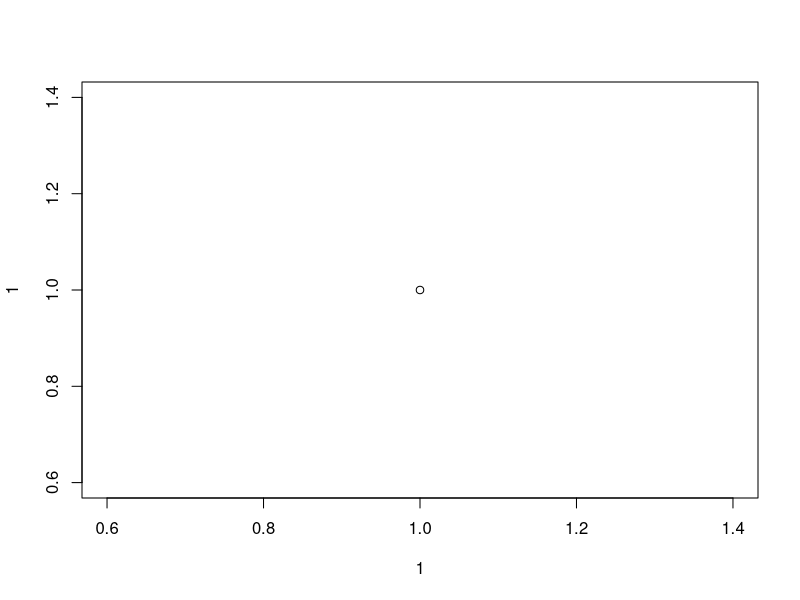
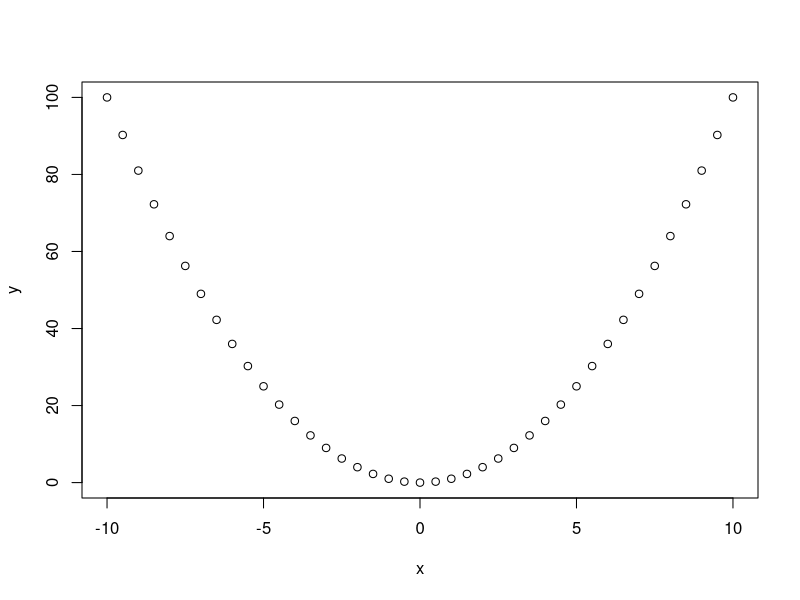
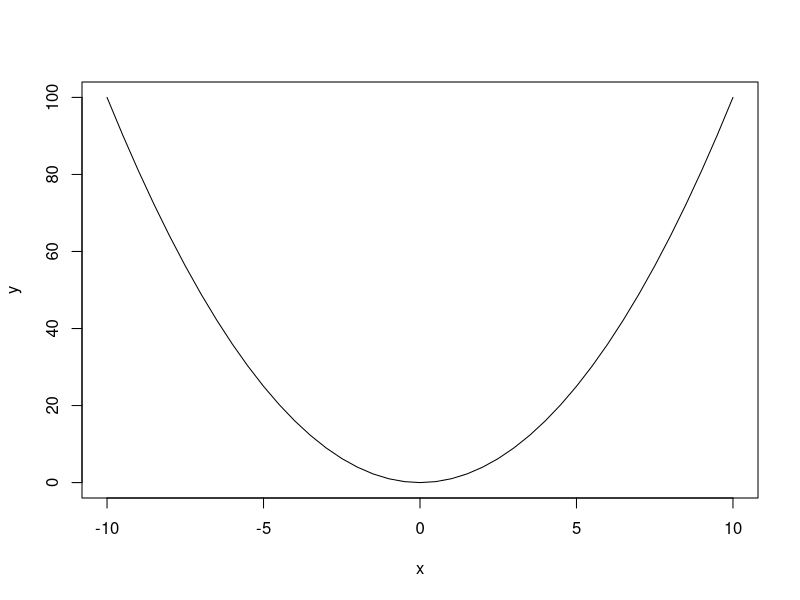
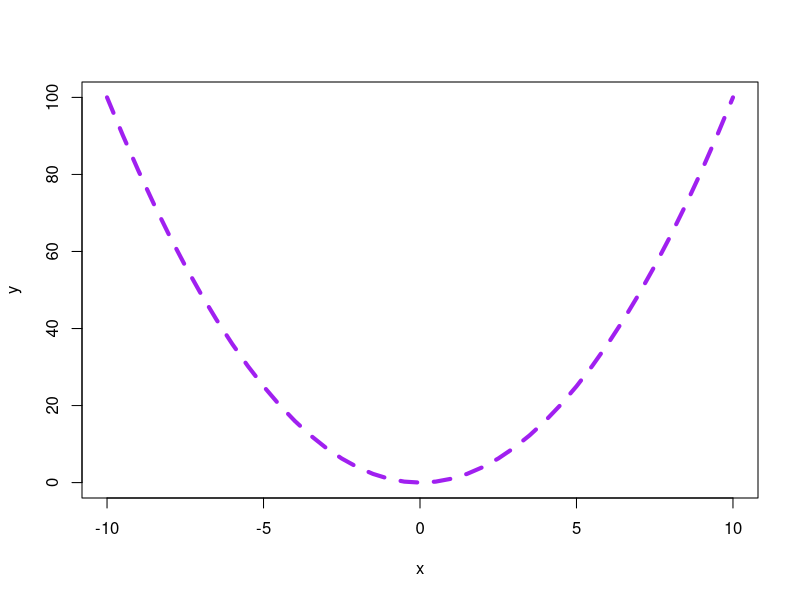
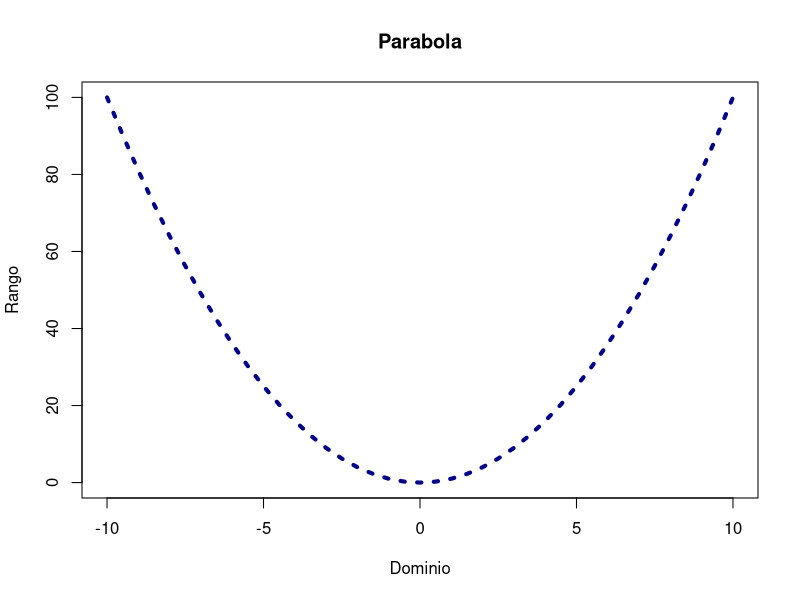

Source code (R) for these figures, in order:
## ---- chunk 1
10:1
5:10
## ---- chunk 2
  c(1, 10, 20)
  1:5
  example("mean")
## ---- chunk 3
plot(1, 1)
## ---- chunk 4
x <- seq(-10, 10, by = 0.5)
y <- x ^ 2
plot(x, y)
## ---- chunk 5
x <- seq(-10, 10, by = 0.5)
y <- x ^ 2
plot(x, y, type = "l")
## ---- chunk 6
x <- seq(-10, 10, by = 0.5)
y <- x ^ 2
plot(x, y, type = "l", lwd = 4, lty = 2, col = "purple")
## ---- chunk 7
x <- seq(-10, 10, by = 0.5)
y <- x ^ 2
plot(x, y, type = "l", lwd = 4, lty = 3, col = "darkblue", 
     main = "Parabola", xlab = "Dominio", ylab = "Rango")
